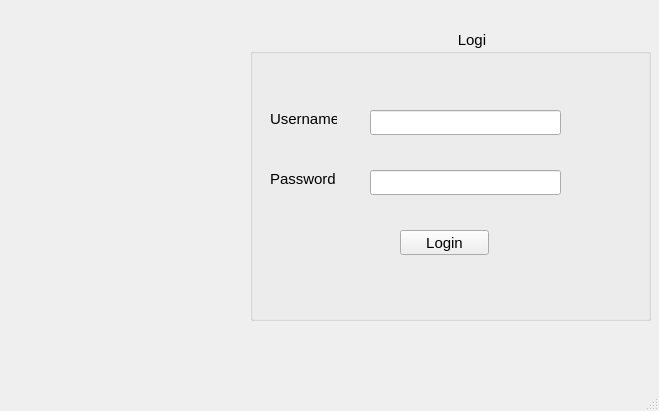
<?xml version="1.0" encoding="UTF-8"?>
<ui version="4.0">
 <class>MainWindow</class>
 <widget class="QMainWindow" name="MainWindow">
  <property name="enabled">
   <bool>true</bool>
  </property>
  <property name="geometry">
   <rect>
    <x>0</x>
    <y>0</y>
    <width>659</width>
    <height>411</height>
   </rect>
  </property>
  <property name="sizePolicy">
   <sizepolicy hsizetype="Preferred" vsizetype="Preferred">
    <horstretch>0</horstretch>
    <verstretch>0</verstretch>
   </sizepolicy>
  </property>
  <property name="maximumSize">
   <size>
    <width>1500</width>
    <height>1500</height>
   </size>
  </property>
  <property name="windowTitle">
   <string>MainWindow</string>
  </property>
  <property name="layoutDirection">
   <enum>Qt::LeftToRight</enum>
  </property>
  <property name="iconSize">
   <size>
    <width>30</width>
    <height>24</height>
   </size>
  </property>
  <widget class="QWidget" name="centralwidget">
   <widget class="QGroupBox" name="groupBox">
    <property name="enabled">
     <bool>true</bool>
    </property>
    <property name="geometry">
     <rect>
      <x>250</x>
      <y>30</y>
      <width>401</width>
      <height>291</height>
     </rect>
    </property>
    <property name="font">
     <font>
      <pointsize>11</pointsize>
     </font>
    </property>
    <property name="title">
     <string>                                                  Login</string>
    </property>
    <widget class="QLineEdit" name="lineEdit_username">
     <property name="geometry">
      <rect>
       <x>120</x>
       <y>80</y>
       <width>191</width>
       <height>25</height>
      </rect>
     </property>
    </widget>
    <widget class="QLineEdit" name="lineEdit_password">
     <property name="geometry">
      <rect>
       <x>120</x>
       <y>140</y>
       <width>191</width>
       <height>25</height>
      </rect>
     </property>
     <property name="font">
      <font>
       <pointsize>11</pointsize>
      </font>
     </property>
     <property name="echoMode">
      <enum>QLineEdit::Password</enum>
     </property>
    </widget>
    <widget class="QLabel" name="label_username">
     <property name="geometry">
      <rect>
       <x>20</x>
       <y>80</y>
       <width>67</width>
       <height>17</height>
      </rect>
     </property>
     <property name="text">
      <string>Username</string>
     </property>
    </widget>
    <widget class="QLabel" name="label_password">
     <property name="geometry">
      <rect>
       <x>20</x>
       <y>140</y>
       <width>67</width>
       <height>17</height>
      </rect>
     </property>
     <property name="text">
      <string>Password</string>
     </property>
    </widget>
    <widget class="QPushButton" name="pushButton_login">
     <property name="geometry">
      <rect>
       <x>150</x>
       <y>200</y>
       <width>89</width>
       <height>25</height>
      </rect>
     </property>
     <property name="text">
      <string>Login</string>
     </property>
    </widget>
    <widget class="QLabel" name="label_congrats">
     <property name="geometry">
      <rect>
       <x>40</x>
       <y>250</y>
       <width>331</width>
       <height>31</height>
      </rect>
     </property>
     <property name="text">
      <string/>
     </property>
    </widget>
   </widget>
   <widget class="QLabel" name="label_loginpic">
    <property name="geometry">
     <rect>
      <x>10</x>
      <y>100</y>
      <width>221</width>
      <height>131</height>
     </rect>
    </property>
    <property name="text">
     <string/>
    </property>
   </widget>
  </widget>
  <widget class="QMenuBar" name="menubar">
   <property name="geometry">
    <rect>
     <x>0</x>
     <y>0</y>
     <width>659</width>
     <height>22</height>
    </rect>
   </property>
  </widget>
  <widget class="QStatusBar" name="statusbar"/>
 </widget>
 <resources/>
 <connections/>
</ui>
